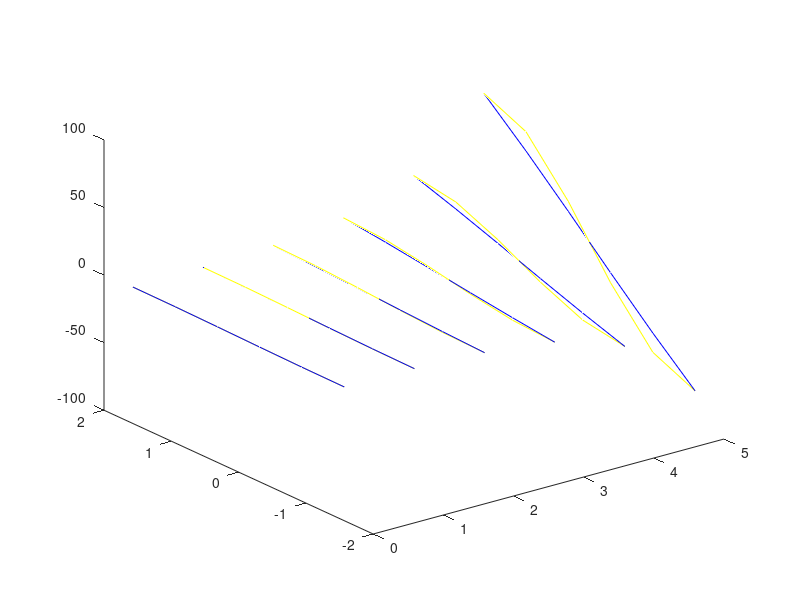

Write the MATLAB code that produced this figure.
% Andrew Sonin, 5113. Variant 4
% Two-layer six-point difference scheme for solving the heat equation.

% u'_t = u''_{xx} + e^t * sin(x), x \in [-\pi/2, \pi/2], t \in [0, T]
% u(t=0) = sin(x), u(x=-\pi/2) = -cosh(t) = -u(x=\pi/2)
% exact solution: u = cosh(t) * sin(x)

x_0 = -pi/2;
x_N = -x_0;
t_0 = 0;
t_N = input('Input the edge time: ');
ksi = input('Input the method parameter (ksi): ');
P = input('Input partition parameter: ');

h = (x_N - x_0) / P;
tau = (t_N - t_0) / P;

fprintf('Parabolic Courant number = %f\n', tau / h^2);

U = zeros(P + 1, P + 1); % Numerical solution
f = [];

for i = 0 : P
    U(1, i + 1) = sin(x_0 + h * i);
end

A = zeros(P + 1, P + 1);
A(1, 1) = 1; A(P + 1, P + 1) = A(1, 1);

f(1) = -cosh(tau);
f(P + 1) = -f(1);

boundary = -ksi / h^2;
central = 1 / tau - 2 * boundary;
c_1 = (1 - ksi) / h^2;
c_2 = 1 / tau - 2 * c_1;
for i = 2 : P  % Filling the first time layer
    A(i, i) = central;
    A(i, i - 1) = boundary;
    A(i, i + 1) = boundary;
    f(i) = c_2 * U(1, i) + c_1 * (U(1, i + 1) + U(1, i - 1)) + sin(x_0 + (i - 1) * h);
end

for i = 2 : P + 1  % Time layers filling
    U(i, :) = A \ f';
    for j = 2 : P  % Spatial layers filling
        f(j) = c_2 * U(i, j) + c_1 * (U(i, j + 1) + U(i, j - 1)) + sin(x_0 + (j - 1) * h) * exp(tau * (i - 1));
    end
    f(1) = -cosh(tau * i);
    f(P + 1) = -f(1);
end

[X, Y] = meshgrid(t_0 : tau : t_N, x_0 : h : x_N); % create the grid
ES = sin(Y).*(cosh(X)); %exact solution

% plot3(X, Y, abs(ES - U'), 'r'); % Error plot
plot3(X, Y, ES, 'y')
hold on;
plot3(X, Y, U', 'b')
